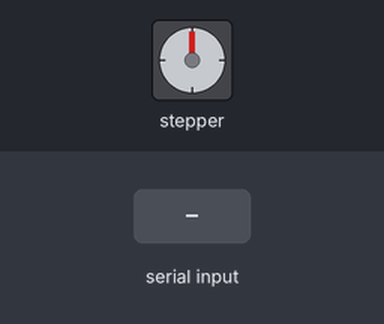
The sketch below on a simulated Arduino Uno, built with avr-gcc and run on an emulated ATmega328P. Parts: stepper motor. Wiring (inferred from the names in the program): stepper motor (2048 steps per turn assumed): coils pin 13, pin 12, pin 11, pin 10. Inputs (shaded band) come from the test bench. What the sketch prints to the serial monitor is not drawn.

Above: at 1.2 s.
1.3 s: "90,45\n" received over Serial
Timing chart, 0 to 11.8 s (numbered marks = the images above; inputs shaded):
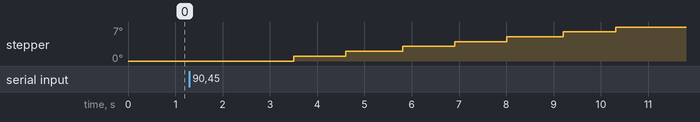

The sketch:

sketch_sep08b.ino
```cpp
int Paso [ 8 ][ 4 ] =
   {  {1, 0, 0, 0},
      {1, 1, 0, 0},
      {0, 1, 0, 0},
      {0, 1, 1, 0},
      {0, 0, 1, 0},
      {0, 0, 1, 1},
      {0, 0, 0, 1},
      {1, 0, 0, 1}
   };
#define IN1  13
#define IN2  12
#define IN3  11
#define IN4  10


int steps_left=45;
boolean Direction = true;
int Steps = 0;                       // Define el paso actual de la secuencia
int act=0;
int ant=0;
int k=0;

void setup()
   { pinMode(IN1, OUTPUT);
     pinMode(IN2, OUTPUT);
     pinMode(IN3, OUTPUT);
     pinMode(IN4, OUTPUT);
     Serial.begin(9600);
   }
void loop()
   {
    if(Serial.available()>0){
      String a=Serial.readString();
      float b=a.toFloat();
      Serial.println(b);
      if (k==0){
        act=b+1;
        k=1;
        }
        else
        {
          act=b;
          }


      if (act-ant>0){
      steps_left=act-ant;
      ant=act+1;}
      else
      {
        Direction =! Direction;
        steps_left=-ant-act;

      }


    while(steps_left>0)
        {
           stepper() ;     // Avanza un paso
           steps_left-- ;  // Un paso menos
           delay (100) ;

        }
     /*delay(300);
     Direction =! Direction;  // Invertimos la direceccion de giro
     steps_left = 45;*/
   }
   }

void stepper()            //Avanza un paso
   {  digitalWrite( IN1, Paso[Steps][ 0] );
      digitalWrite( IN2, Paso[Steps][ 1] );
      digitalWrite( IN3, Paso[Steps][ 2] );
      digitalWrite( IN4, Paso[Steps][ 3] );


      SetDirection();
   }
void SetDirection()
   {
      if(Direction)
         Steps++;
      else
         Steps--;


      Steps = ( Steps + 8 ) % 8 ;
   }
```
